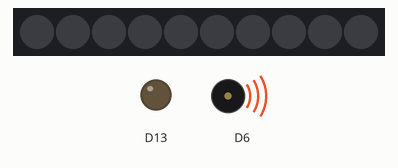
Recording of a sketch running on a simulated Adafruit Circuit Playground Express. Shown: 10 RGB LEDs in strip order, left to right, output pins drawn as LEDs (lit = HIGH), buzzer (waves = sounding).

Above: at 3.75 s.
At 3.95 s:
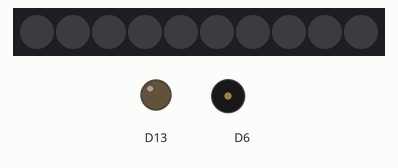
Timing chart, 0 to 5.8 s (numbered marks = the images above):
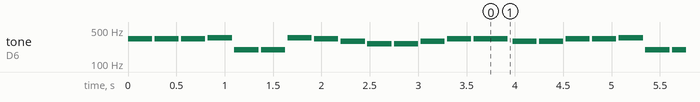

The sketch:

Birthday_Marshmallow.ino
```cpp
#include <Adafruit_CircuitPlayground.h>

// note frequencies
int NOTEG = 196, NOTEA = 220, NOTEB = 247, NOTEC = 262;
int NOTED = 294, NOTEE = 330, NOTEF = 350, NOTEHG = 196;
int NOTEHA = 220, NOTEHB = 494, NOTEHC = 523;
int NOTEHD = 587, NOTEHE = 659, NOTEHF = 698;
int NOTEBb = 116, NOTEEb = 155;

//time in milliseconds
int shortNote = 700;
int longNote = 1000;

void setup() {
  // put your setup code here, to run once:
  CircuitPlayground.begin();
}

void loop() {
  //main code here, to run repeatedly:
  CircuitPlayground.playTone( NOTEE, 250);
delay(25);

CircuitPlayground.playTone( NOTEE, 250);
delay(25);

CircuitPlayground.playTone( NOTEE, 250);
delay(25);

CircuitPlayground.playTone( NOTEF, 250);
delay(25);

CircuitPlayground.playTone( NOTEG, 250);
delay(25);

CircuitPlayground.playTone( NOTEG, 250);
delay(25);

CircuitPlayground.playTone( NOTEF, 250);
delay(25);

CircuitPlayground.playTone( NOTEE, 250);
delay(25);

CircuitPlayground.playTone( NOTED, 250);
delay(25);

CircuitPlayground.playTone( NOTEC, 250);
delay(25);

CircuitPlayground.playTone( NOTEC, 250);
delay(25);

CircuitPlayground.playTone( NOTED, 250);
delay(25);

CircuitPlayground.playTone( NOTEE, 250);
delay(25);

CircuitPlayground.playTone( NOTEE, 350);
delay(50);

CircuitPlayground.playTone( NOTED, 250);
delay(25);

CircuitPlayground.playTone( NOTED, 250);
delay(25);

CircuitPlayground.playTone( NOTEE, 250);
delay(25);

CircuitPlayground.playTone( NOTEE, 250);
delay(25);

CircuitPlayground.playTone( NOTEF, 250);
delay(25);

CircuitPlayground.playTone( NOTEG, 250);
delay(25);

CircuitPlayground.playTone( NOTEG, 250);
delay(25);

CircuitPlayground.playTone( NOTEF, 250);
delay(25);

CircuitPlayground.playTone( NOTEE, 250);
delay(25);

CircuitPlayground.playTone( NOTED, 250);
delay(25);

CircuitPlayground.playTone( NOTEC, 250);
delay(25);

CircuitPlayground.playTone( NOTEC, 250);
delay(25);

CircuitPlayground.playTone( NOTED, 250);
delay(25);

CircuitPlayground.playTone( NOTEE, 250);
delay(25);

CircuitPlayground.playTone( NOTED, 350);
delay(50);

CircuitPlayground.playTone( NOTEC, 250);
delay(25);

CircuitPlayground.playTone( NOTEC, 350);
delay(25);

}
```

Measured:
- by itself, tone on D6: plays 330 Hz for 0.25 s, 330 Hz for 0.25 s, 330 Hz for 0.25 s, 350 Hz for 0.25 s, 196 Hz for 0.25 s, 196 Hz for 0.25 s … (455 notes in this stretch)
